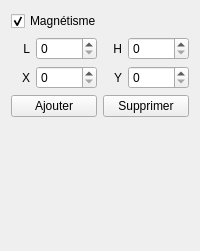
       <widget class="QWidget" name="configureCutRect">
        <attribute name="icon">
         <iconset resource="menu.qrc">
          <normaloff>:/icons/select-restangular-icon.png</normaloff>:/icons/select-restangular-icon.png</iconset>
        </attribute>
        <attribute name="title">
         <string/>
        </attribute>
        <attribute name="toolTip">
         <string>Découpage Rectangulaire</string>
        </attribute>
        <layout class="QGridLayout" name="gridLayout_2">
         <item row="0" column="0">
          <widget class="QCheckBox" name="cutRect_I_Magnetism">
           <property name="text">
            <string>Magnétisme</string>
           </property>
           <property name="icon">
            <iconset resource="menu.qrc">
             <normaloff>:/icons/magnet-icon.png</normaloff>:/icons/magnet-icon.png</iconset>
           </property>
           <property name="checked">
            <bool>true</bool>
           </property>
          </widget>
         </item>
         <item row="1" column="0">
          <layout class="QHBoxLayout" name="cutRectDim">
           <item>
            <widget class="QLabel" name="cutRect_L_Width">
             <property name="text">
              <string>L</string>
             </property>
             <property name="alignment">
              <set>Qt::AlignmentFlag::AlignRight|Qt::AlignmentFlag::AlignTrailing|Qt::AlignmentFlag::AlignVCenter</set>
             </property>
            </widget>
           </item>
           <item>
            <widget class="QSpinBox" name="cutRect_I_Width">
             <property name="maximum">
              <number>99999</number>
             </property>
            </widget>
           </item>
           <item>
            <widget class="QLabel" name="cutRect_L_Height">
             <property name="text">
              <string>H</string>
             </property>
             <property name="alignment">
              <set>Qt::AlignmentFlag::AlignRight|Qt::AlignmentFlag::AlignTrailing|Qt::AlignmentFlag::AlignVCenter</set>
             </property>
            </widget>
           </item>
           <item>
            <widget class="QSpinBox" name="cutRect_I_Height">
             <property name="maximum">
              <number>99999</number>
             </property>
            </widget>
           </item>
          </layout>
         </item>
         <item row="2" column="0">
          <layout class="QHBoxLayout" name="cutRectPosition">
           <item>
            <widget class="QLabel" name="cutRect_L_X">
             <property name="text">
              <string>X</string>
             </property>
             <property name="alignment">
              <set>Qt::AlignmentFlag::AlignRight|Qt::AlignmentFlag::AlignTrailing|Qt::AlignmentFlag::AlignVCenter</set>
             </property>
            </widget>
           </item>
           <item>
            <widget class="QSpinBox" name="cutRect_I_X">
             <property name="maximum">
              <number>99999</number>
             </property>
            </widget>
           </item>
           <item>
            <widget class="QLabel" name="cutRect_L_Y">
             <property name="text">
              <string>Y</string>
             </property>
             <property name="alignment">
              <set>Qt::AlignmentFlag::AlignRight|Qt::AlignmentFlag::AlignTrailing|Qt::AlignmentFlag::AlignVCenter</set>
             </property>
            </widget>
           </item>
           <item>
            <widget class="QSpinBox" name="cutRect_I_Y">
             <property name="maximum">
              <number>99999</number>
             </property>
            </widget>
           </item>
          </layout>
         </item>
         <item row="3" column="0">
          <layout class="QHBoxLayout" name="horizontalLayout_4">
           <item>
            <widget class="QPushButton" name="cutRect_B_Add">
             <property name="text">
              <string>Ajouter</string>
             </property>
             <property name="icon">
              <iconset resource="menu.qrc">
               <normaloff>:/icons/Add-Green-Button-icon.png</normaloff>:/icons/Add-Green-Button-icon.png</iconset>
             </property>
            </widget>
           </item>
           <item>
            <widget class="QPushButton" name="cutRect_B_Remove">
             <property name="text">
              <string>Supprimer</string>
             </property>
             <property name="icon">
              <iconset resource="menu.qrc">
               <normaloff>:/icons/Minus-Red-Button-icon.png</normaloff>:/icons/Minus-Red-Button-icon.png</iconset>
             </property>
            </widget>
           </item>
          </layout>
         </item>
         <item row="4" column="0">
          <spacer name="cutRect_PushUp">
           <property name="orientation">
            <enum>Qt::Orientation::Vertical</enum>
           </property>
           <property name="sizeHint" stdset="0">
            <size>
             <width>131</width>
             <height>123</height>
            </size>
           </property>
          </spacer>
         </item>
        </layout>
       </widget>
